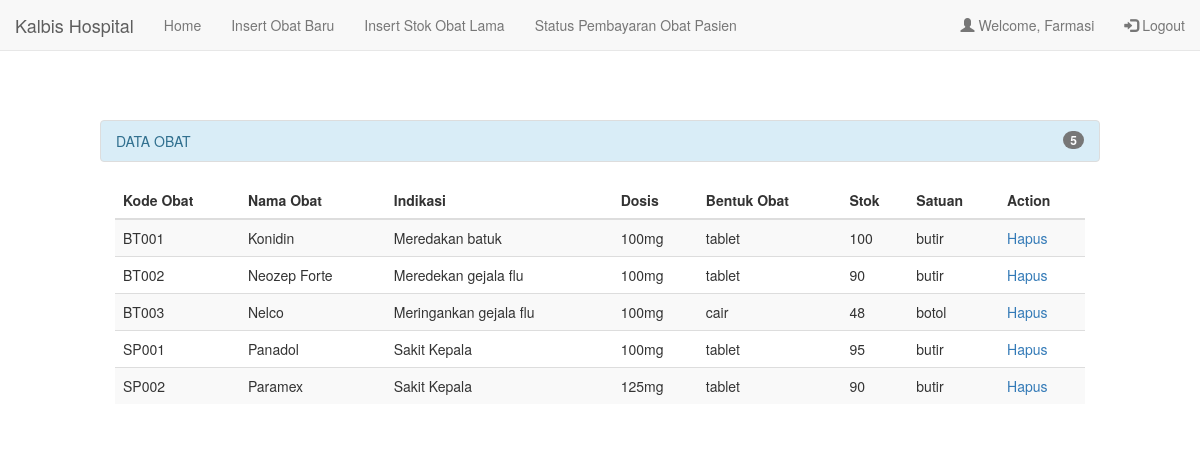
The app's page /farmasi/farmasi_index.php (signed in) with its own data.
### tables this page shows
CREATE TABLE `obat_farmasi` (
  `kd_obat` char(5) NOT NULL,
  `nama_obat` varchar(15) NOT NULL,
  `indikasi` varchar(30) NOT NULL,
  `dosis` varchar(10) NOT NULL,
  `bentuk` varchar(15) NOT NULL,
  `stok` int(11) NOT NULL,
  `satuan` enum('butir','botol') NOT NULL
);

### farmasi/farmasi_index.php (the view, shortened to what this page needs)
<?php
	$host = "localhost";
	$user = "root";
	$pass = "";
	$dbname = "kalbis_rs";
	$koneksi = mysqli_connect($host, $user, $pass, $dbname);
	$query = "SELECT * FROM obat_farmasi ORDER BY kd_obat ASC";
	$sql2 = mysqli_query($koneksi, $query);
	if(@$_SESSION['pendaftaran'] || @$_SESSION['dokter'] || @$_SESSION['dok001'] || @$_SESSION['dok002'] || @$_SESSION['dok003'] ||
	@$_SESSION['admin'] || @$_SESSION['farmasi'] || @$_SESSION['keuangan']){
?>
<!DOCTYPE html>
<html>
<head>
	<link rel="stylesheet" href="http://maxcdn.bootstrapcdn.com/bootstrap/3.3.6/css/bootstrap.min.css">
</head>
<body>
	<nav class="navbar navbar-default navbar-fixed-top">
		<div class="container-fluid">
			<div class="navbar-header">
			<a class="navbar-brand" href="#">Kalbis Hospital</a>
		</div>
		<ul class="nav navbar-nav">
			<li><a href="farmasi_index.php">Home</a></li>
			<li><a href="farmasi_input_baru.php">Insert Obat Baru</a></li>
			<li><a href="farmasi_input_lama.php">Insert Stok Obat Lama</a></li>
			<li><a href="farmasi_pembayaran_pasien.php">Status Pembayaran Obat Pasien</a></li>
		</ul>
		<ul class="nav navbar-nav navbar-right">
			<li><a href="farmasi_profile.php"><span class="glyphicon glyphicon-user"></span> Welcome, Farmasi</a></li>
			<li><a href="../logout.php"><span class="glyphicon glyphicon-log-in"></span> Logout</a></li>
		</ul>
	  </div>
	</nav>
	<div id="tabel">
		<ul class="list-group ">
			<li class="list-group-item list-group-item-info">
				<span class="badge">
					<?php
						$result = mysqli_query($koneksi, "SELECT COUNT(*) AS `count` FROM obat_farmasi");
						$row = mysqli_fetch_assoc($result);
						$count = $row['count'];
						echo $count;
					?>
				</span>DATA OBAT
			</li>
		</ul>
		<div class="container">
			<table class="table table-striped">
				<thead>
					<tr>
						<th>Kode Obat</th>
						<th>Nama Obat</th>
						<th>Indikasi</th>
						<th>Dosis</th>
						<th>Bentuk Obat</th>
						<th>Stok</th>
						<th>Satuan</th>
						<th>Action</th>
					</tr>
				</thead>
				<tbody>
					<?php
						while($row = mysqli_fetch_assoc($sql2)){
							echo "<tr>";
							echo "<td>" . $row['kd_obat'] . "</td>";
							echo "<td>" . $row['nama_obat'] . "</td>";
							echo "<td>" . $row['indikasi'] . "</td>";
							echo "<td>" . $row['dosis'] . "</td>";
							echo "<td>" . $row['bentuk'] . "</td>";
							echo "<td>" . $row['stok'] . "</td>";
							echo "<td>" . $row['satuan'] . "</td>";
							echo "<td>";
							echo "<a href='farmasi_index.php?status=1&id=" . $row['kd_obat'] . "'>Hapus</a>";
							echo "</td>";
							echo "</tr>";
						}
					?>
				</tbody>
			</table>
		</div>
	</div>
</body>
</html>
<?php
	} else {
		header("Location: ../login.php");
	}
?>

### farmasi/farmasi_index.php (style rules this page uses)
#tabel { margin: 120px auto; width: 1000px; }
.container { width: 100%; }

### records on screen
obat_farmasi: kd_obat "BT001", nama_obat "Konidin", indikasi "Meredakan batuk", dosis "100mg", bentuk "tablet", stok "100", satuan "butir"
obat_farmasi: kd_obat "BT002", nama_obat "Neozep Forte", indikasi "Meredekan gejala flu", dosis "100mg", bentuk "tablet", stok "90", satuan "butir"
obat_farmasi: kd_obat "BT003", nama_obat "Nelco", indikasi "Meringankan gejala flu", dosis "100mg", bentuk "cair", stok "48", satuan "botol"
obat_farmasi: kd_obat "SP001", nama_obat "Panadol", indikasi "Sakit Kepala", dosis "100mg", bentuk "tablet", stok "95", satuan "butir"
obat_farmasi: kd_obat "SP002", nama_obat "Paramex", indikasi "Sakit Kepala", dosis "125mg", bentuk "tablet", stok "90", satuan "butir"

### other values on screen
$count "5"
